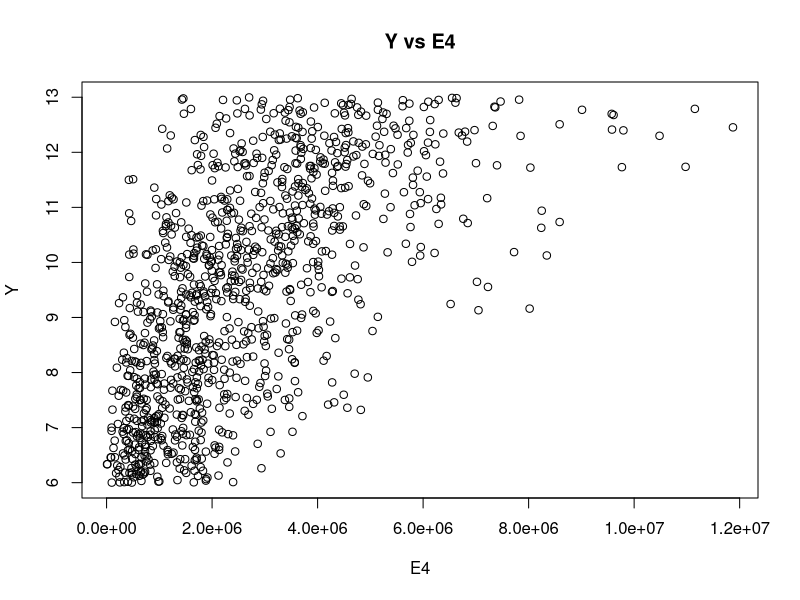

The R script that drew this image: (Note: this script raises an error after producing the figure.)
library(leaps)
library(MASS)
library(knitr)

data <- read.csv("gene_data.csv")  # replace with your actual file name

# Exploratory Data Analysis
summary(data)
cor_matrix <- cor(data)
print(cor_matrix)

# Visualize correlation between Y and independent variables
plot(data$Y, data$E4, main="Y vs E4", xlab="E4", ylab="Y")

# Box-Cox transformation
boxcox_result <- boxcox(lm(Y ~ ., data=data), lambda=seq(-1, 1, 0.01))
lambda_opt <- 0.35  # Chosen from Box-Cox plot
data$Y_trans <- data$Y^lambda_opt

# Stepwise regression
full_model <- regsubsets(Y_trans ~ ., data=data, nvmax=10, method="forward")
model_summary <- summary(full_model)
print(model_summary)

# Select best model (e.g., with highest adj R^2)
# This is a manual step – assume model 2 is selected based on your report
final_model <- lm(Y_trans ~ E4 + I(G5 * G13), data=data)
summary(final_model)

# Apply Bonferroni correction
pvals <- summary(final_model)$coefficients[,4]
pvals_adj <- p.adjust(pvals, method="bonferroni")
print(pvals_adj)

# Residual plot
plot(final_model$residuals, main="Residual Plot for Final Model", ylab="Residuals", xlab="Index")

# Save outputs
write.csv(cor_matrix, "correlation_matrix.csv")
saveRDS(final_model, "final_model.rds")
